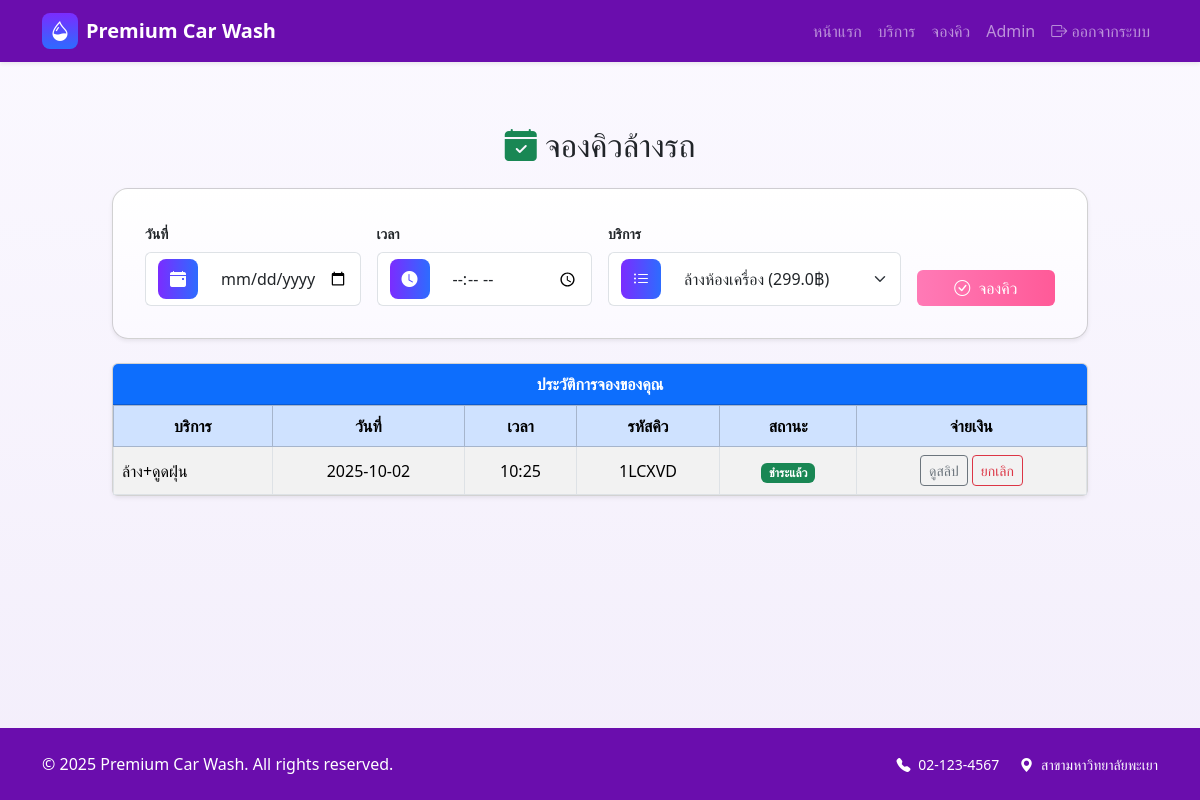
Screenshot of /booking?service_id=4 (signed in) with the database file from the repository.
### tables this page shows
CREATE TABLE bookings (
                        id INTEGER PRIMARY KEY AUTOINCREMENT,
                        user_id INTEGER,
                        service_id INTEGER,
                        date TEXT,
                        time TEXT,
                        queue_code TEXT UNIQUE,
                        paid INTEGER DEFAULT 0,
                        slip_filename TEXT,
                        FOREIGN KEY(user_id) REFERENCES users(id),
                        FOREIGN KEY(service_id) REFERENCES services(id));

CREATE TABLE services (
                        id INTEGER PRIMARY KEY AUTOINCREMENT,
                        name TEXT,
                        price REAL);

### app.py (the view, shortened to what this page needs)
@app.route("/booking", methods=["GET","POST"])
def booking():
    if "user_id" not in session:
        flash("กรุณาเข้าสู่ระบบก่อนจอง","warning")
        return redirect(url_for("login"))
    selected_service = request.args.get('service_id')
    if selected_service:
        try:
            selected_service = int(selected_service)
        except ValueError:
            selected_service = None
    with get_db() as conn:
        services_list = conn.execute("SELECT * FROM services").fetchall()
        new_qrcode = None
        rows = conn.execute("""
            SELECT b.id, b.queue_code, b.paid, s.name, b.date, b.time, b.slip_filename
            FROM bookings b
            JOIN services s ON b.service_id=s.id
            WHERE b.user_id=?
            ORDER BY b.date DESC, b.time DESC
        """,(session["user_id"],)).fetchall()
        bookings = []
        for r in rows:
            try:
                dt_obj = datetime.strptime(f"{r['date']} {r['time']}", "%Y-%m-%d %H:%M")
            except Exception:
                dt_obj = None
            is_past = (dt_obj < datetime.now()) if dt_obj else False
            bookings.append({
                'id': r['id'],
                'name': r['name'],
                'date': r['date'],
                'time': r['time'],
                'queue_code': r['queue_code'],
                'paid': bool(r['paid']),
                'slip_filename': r['slip_filename'],
                'is_past': is_past
            })
    return render_template("booking.html", services=services_list, bookings=bookings, new_qrcode=new_qrcode, selected_service=selected_service)

### app.py (called while the page is built)
def get_db():
    conn = sqlite3.connect(DATABASE)
    conn.row_factory = sqlite3.Row
    return conn

### templates/booking.html (shortened to what this page needs)
{% extends "base.html" %}
{% block content %}
<h2 class="text-center mt-4 mb-4">
  <i class="bi bi-calendar-check-fill text-success"></i> จองคิวล้างรถ
</h2>
<div class="row justify-content-center">
  <div class="col-12 col-lg-10 mb-4">
    <div class="card shadow-sm booking-form-card booking-card p-3 hover-shadow">
      <div class="card-body">
        <form method="post" class="row g-3 align-items-end">
          <div class="col-md-3">
            <label for="date" class="form-label small fw-semibold">วันที่</label>
            <div class="input-group">
              <span class="input-group-text bg-white border-end-0"><span class="form-icon"><i class="bi bi-calendar-event-fill"></i></span></span>
              <input type="date" name="date" id="date" class="form-control border-start-0" required>
            </div>
          </div>
          <div class="col-md-3">
            <label for="time" class="form-label small fw-semibold">เวลา</label>
            <div class="input-group">
              <span class="input-group-text bg-white border-end-0"><span class="form-icon"><i class="bi bi-clock-fill"></i></span></span>
              <input type="time" name="time" id="time" class="form-control border-start-0" required>
            </div>
          </div>
          <div class="col-md-4">
            <label for="service" class="form-label small fw-semibold">บริการ</label>
            <div class="input-group">
              <span class="input-group-text bg-white border-end-0"><span class="form-icon"><i class="bi bi-list-ul"></i></span></span>
              <select name="service" id="service" class="form-select border-start-0" required>
                {% for s in services %}
                <option value="{{ s.id }}" {% if selected_service and selected_service == s.id %}selected{% endif %}>{{ s.name }} <span class="text-muted">({{ s.price }}฿)</span></option>
                {% endfor %}
              </select>
            </div>
          </div>
          <div class="col-md-2 d-grid">
            <button type="submit" class="btn btn-success">
              <i class="bi bi-check-circle me-1"></i> จองคิว
            </button>
          </div>
        </form>
      </div>
    </div>
  </div>
</div>
<div class="row justify-content-center">
  <div class="col-12 col-lg-10">
    <div class="card shadow-sm hover-shadow">
      <div class="card-header bg-primary text-white text-center fw-semibold">
        ประวัติการจองของคุณ
      </div>
      <div class="card-body p-0">
        <div class="table-responsive">
          <table class="table table-striped table-hover table-bordered m-0 align-middle">
            <thead class="table-primary text-center">
              <tr>
                <th>บริการ</th>
                <th>วันที่</th>
                <th>เวลา</th>
                <th>รหัสคิว</th>
                <th>สถานะ</th>
                <th>จ่ายเงิน</th>
              </tr>
            </thead>
            <tbody class="text-center">
              {% for b in bookings %}
              <tr>
                <td class="text-start">{{ b.name }}</td>
                <td>{{ b.date }}</td>
                <td>{{ b.time }}</td>
                <td>{{ b.queue_code }}</td>
                <td>
                  {% if b.paid %}
                    <span class="badge bg-success">ชำระแล้ว</span>
                  {% elif b.slip_filename %}
                    <span class="badge bg-info text-dark">รอตรวจสอบ</span>
                  {% else %}
                    <span class="badge bg-warning text-dark">รอชำระ</span>
                  {% endif %}
                </td>
                <td>
                  {% if not b.paid %}
                    <div class="d-flex flex-column align-items-center gap-2">
                      <div class="d-flex gap-2 align-items-center">
                        {% if not b.slip_filename %}
                          <form method="post" action="{{ url_for('upload_slip', booking_id=b.id) }}" enctype="multipart/form-data" class="d-flex gap-2 align-items-center justify-content-center">
                            <input type="file" name="slip" accept="image/*" class="form-control form-control-sm slip-input" data-booking-id="{{ b.id }}" style="max-width:120px;">
                            <button type="submit" class="btn btn-sm btn-primary slip-btn" data-booking-id="{{ b.id }}">อัปโหลดสลิป</button>
                          </form>
                        {% else %}
                          <span class="text-muted small">รอตรวจสอบสลิป</span>
                        {% endif %}
                        {% if not b.is_past %}
                          <form method="post" action="{{ url_for('cancel_booking', booking_id=b.id) }}" class="d-inline" onsubmit="return confirm('ยืนยันการยกเลิกการจองรหัสคิว {{ b.queue_code }} ?');">
                            <button type="submit" class="btn btn-sm btn-outline-danger">ยกเลิก</button>
                          </form>
                        {% endif %}
                      </div>
                      {% if b.slip_filename %}
                        <a href="{{ url_for('static', filename='uploads/' ~ b.slip_filename) }}" target="_blank" class="btn btn-sm btn-outline-secondary mt-1">ดูสลิป</a>
                      {% else %}
                        <img src="" alt="preview" id="slip-preview-{{ b.id }}" class="img-fluid mt-1" style="max-width:160px;display:none;border-radius:.5rem;border:1px solid rgba(0,0,0,.06)">
                      {% endif %}
                    </div>
                  {% else %}
                    {% if b.slip_filename %}
                      <a href="{{ url_for('static', filename='uploads/' ~ b.slip_filename) }}" target="_blank" class="btn btn-sm btn-outline-secondary">ดูสลิป</a>
                    {% else %}
                      <button class="btn btn-sm btn-secondary" disabled>จ่ายแล้ว</button>
                    {% endif %}
                    {% if not b.is_past %}
                      <form method="post" action="{{ url_for('cancel_booking', booking_id=b.id) }}" class="mt-2 d-inline">
                        <button type="submit" class="btn btn-sm btn-outline-danger">ยกเลิก</button>
                      </form>
                    {% endif %}
                  {% endif %}
                </td>
              </tr>
              {% else %}
              <tr>
                <td colspan="6" class="text-center text-muted py-3">
                  <i class="bi bi-info-circle"></i> ยังไม่มีการจอง
                </td>
              </tr>
              {% endfor %}
            </tbody>
          </table>
        </div>
      </div>
    </div>
  </div>
</div>
{% endblock %}

### templates/base.html (style rules this page uses)
:root { --primary: #3746a6; --primary-dark: #2b3788; --accent: #ff7ab6; --accent-dark: #ff5a98; --muted-bg-start: #fbf9ff; --muted-bg-end: #f3eefb; --brand-grad-from: #7b2cff; --brand-grad-to: #2d6cff; }
body { display:flex; min-height:100vh; flex-direction:column; background: linear-gradient(180deg,var(--muted-bg-start) 0%, var(--muted-bg-end) 100%); }
.btn-success { background: linear-gradient(90deg,var(--accent),var(--accent-dark)); border: none; color: white; }

### templates/booking.html (style rules this page uses)
.booking-form-card { border-radius: 1rem; overflow: hidden; }
.form-icon { width:40px;height:40px;border-radius:.5rem;background:linear-gradient(90deg,#7b2cff,#2d6cff);display:inline-flex;align-items:center;justify-content:center;color:#fff }
.table thead th { vertical-align: middle; }
.booking-card { background:linear-gradient(180deg,#ffffff,#fbf9ff); }

### rows the page displays
bookings: name "ล้าง+ดูดฝุ่น", date "2025-10-02", time "10:25", queue_code "1LCXVD", paid "ชำระแล้ว"

### other values shown
{{ 2025 }} "2025"
form field service "ล้างห้องเครื่อง (299.0฿)"
